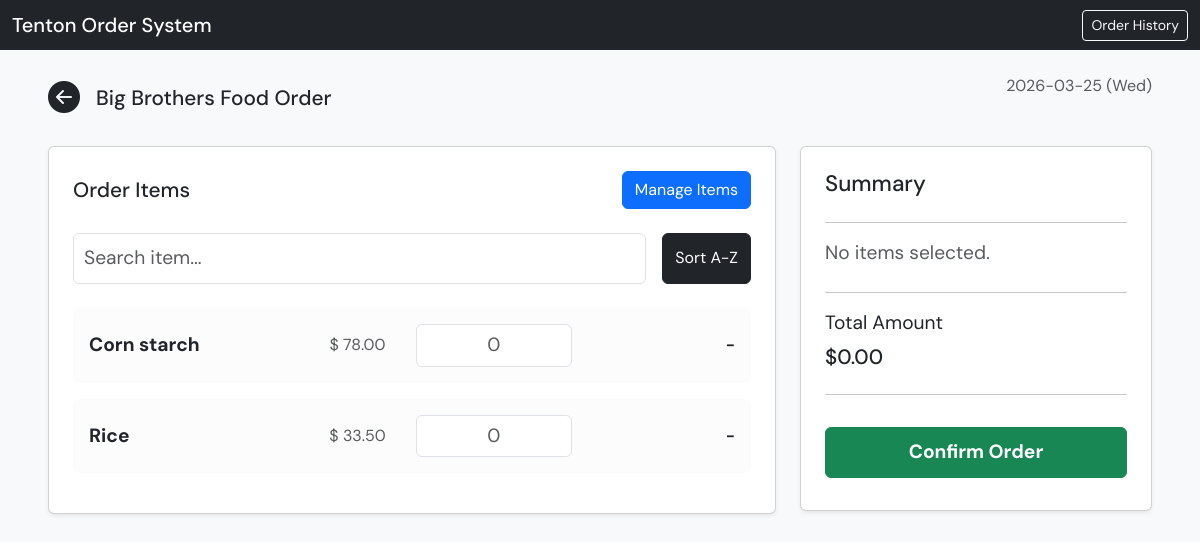
Page /vendors/1/order on the committed database.
### app/models.py (models this page shows)
class Vendor(Base):
    __tablename__ = "vendors"
    id: Mapped[int] = mapped_column(primary_key=True)
    name: Mapped[str] = mapped_column(String, nullable=False)
    phone: Mapped[str] = mapped_column(String, nullable=False)
    available_days: Mapped[str | None] = mapped_column(String, nullable=True)
    items = relationship(
        "Item",
        back_populates="vendor",
        cascade="all, delete-orphan"
    )
    orders = relationship(
        "OrderHistory",
        back_populates="vendor",
        cascade="all, delete-orphan"
    )

class Item(Base):
    __tablename__ = "items"
    id: Mapped[int] = mapped_column(primary_key=True)
    name: Mapped[str] = mapped_column(String, nullable=False)
    unit_price: Mapped[float | None] = mapped_column(
        Float,
        nullable=True
    )
    vendor_id: Mapped[int] = mapped_column(
        ForeignKey("vendors.id"),
        nullable=False
    )
    vendor = relationship(
        "Vendor",
        back_populates="items"
    )

### app/main.py (the view)
@app.get("/vendors/{vendor_id}/order", response_class=HTMLResponse)
def vendor_order(request: Request, vendor_id: int, db: Session = Depends(get_db)):
    vendor = get_vendor_by_id(db, vendor_id)
    if not vendor:
        return RedirectResponse(url="/vendors", status_code=303)
    items = get_items_by_vendor(db, vendor_id)
    today = datetime.now(ZoneInfo("America/Vancouver")).strftime("%Y-%m-%d (%a)")
    return templates.TemplateResponse(
        "vendor_order.html",
        {
            "request": request,
            "vendor": vendor,
            "items": items,
            "today": today,
        },
    )

### app/templates/vendor_order.html (shortened to what this page needs)
{% extends "base.html" %}
{% block content %}
<div class="d-flex justify-content-between align-items-start mb-4 flex-wrap gap-3">
  <div class="d-flex align-items-center gap-3">
    <a href="/vendors" class="text-dark">
      <i class="bi bi-arrow-left-circle-fill" style="font-size: 2rem;"></i>
    </a>
    <h2 class="mb-0" style="font-size: 1.3rem;">
      {{ vendor.name }} Order
    </h2>
  </div>
  <div class="text-muted" style="font-size: 1rem;">
    {{ today }}
  </div>
</div>
<form method="post" action="/vendors/{{ vendor.id }}/order" id="orderForm">
  <div class="row g-4">
    <div class="col-12 col-lg-8">
      <div class="card p-4 mb-3 shadow-sm">
        <div class="d-flex justify-content-between align-items-center mb-4 flex-wrap gap-3">
          <h5 class="mb-0" style="font-size: 1.3rem;">Order Items</h5>
          <a href="/vendors/{{ vendor.id }}/items" class="btn btn-primary" style="font-size: 1rem; padding: 6px 12px;">
            Manage Items
          </a>
        </div>
        <div class="d-flex gap-3 mb-4 flex-wrap">
          <div class="flex-grow-1">
            <input type="text" id="searchInput" class="form-control" placeholder="Search item..." style="font-size: 1.2rem; padding: 10px;">
          </div>
          <button type="button" id="sortBtn" class="btn btn-dark" style="font-size: 1rem; padding: 6px 12px;">
            Sort A-Z
          </button>
        </div>
        {% if items %}
        <div id="itemsContainer">
          {% for item in items %}
          <div class="card mb-3 border-0 bg-light-subtle item-row" data-price="{{ item.unit_price or 0 }}" data-name="{{ item.name }}">
            <div class="card-body p-3">
              <div class="row align-items-center g-2">
                <div class="col-12 col-md-4">
                  <div class="fw-bold item-name" style="font-size: 1.2rem;">
                    {{ item.name }}
                  </div>
                </div>
                <div class="col-4 col-md-2">
                  <div class="text-muted text-center" style="font-size: 1rem;">
                    {% if item.unit_price is not none %}
                    $
                    {{ '%.2f'|format(item.unit_price) }}
                    {% else %}
                    -
                    {% endif %}
                  </div>
                </div>
                <div class="col-4 col-md-3">
                  <input type="number" name="qty_{{ item.id }}" class="form-control item-qty text-center" placeholder="0" min="0" step="1" style="font-size: 1.2rem; padding: 6px;">
                </div>
                <div class="col-4 col-md-3 text-end">
                  <span class="line-total fw-bold" style="font-size: 1rem;">-</span>
                </div>
              </div>
            </div>
          </div>
          {% endfor %}
        </div>
        {% else %}
        <p class="text-muted mb-0" style="font-size: 1rem;">
          No items added for this vendor yet.
        </p>
        {% endif %}
      </div>
    </div>
    <div class="col-12 col-lg-4 mb-5">
      <div class="card p-4 shadow-sm" style="position: sticky; top: 20px;">
        <h5 style="font-size: 1.4rem;">Summary</h5>
        <hr>
        <div id="orderSummaryList" class="mb-2" style="font-size: 1.2rem;">
        </div>
        <hr>
        <p class="mb-2" style="font-size: 1.2rem;">Total Amount</p>
        <h3 id="grandTotal" style="font-size: 1.3rem;">$0.00</h3>
        <hr>
        <button type="button" id="confirmOrderBtn" class="btn btn-success fw-bold w-100 mb-2 mt-3" style="font-size: 1.2rem; padding: 10px;">
          Confirm Order
        </button>
      </div>
    </div>
  </div>
</form>
{% endblock %}

### app/templates/base.html (style rules this page uses)
body { font-family: 'DM Sans', sans-serif; }
input, select, textarea { font-size: 16px; }
input[type="number"] { appearance: textfield; -moz-appearance: textfield; }

### rows in the picture
Vendor: name "Big Brothers Food"
Item: name "Corn starch", unit_price "78.00"
Item: name "Rice", unit_price "33.50"

### other values in the picture
{{ today }} "2026-03-25 (Wed)"
